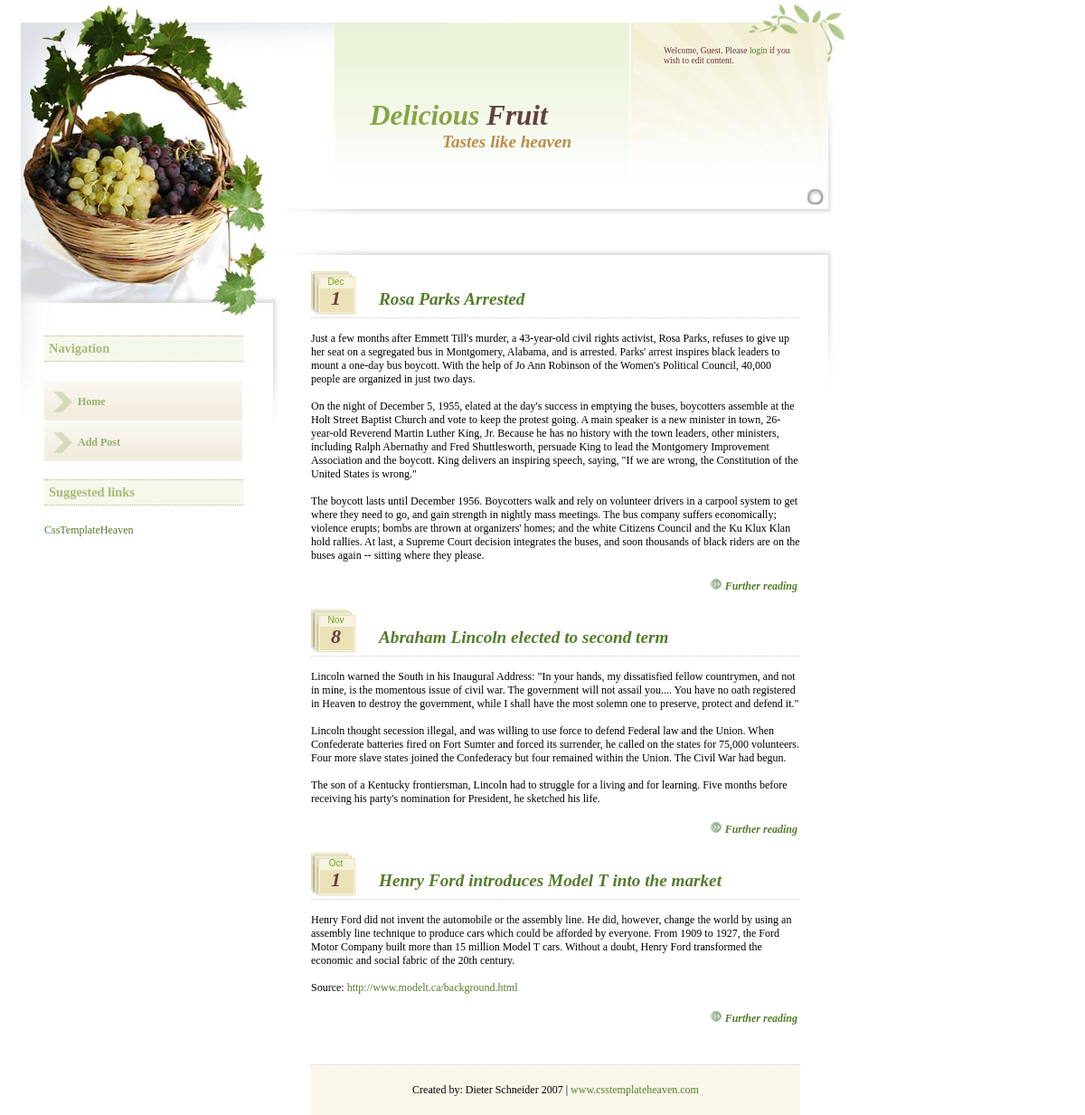
Screenshot of /oldindex.php with the database file from the repository.
### tables this page shows
CREATE TABLE IF NOT EXISTS `posts` (
  `id` int(11) NOT NULL AUTO_INCREMENT,
  `dateposted` timestamp NOT NULL DEFAULT CURRENT_TIMESTAMP,
  `name` varchar(500) NOT NULL,
  `content` text NOT NULL,
  PRIMARY KEY (`id`)
);

### oldindex.php (the view, shortened to what this page needs)
<!DOCTYPE html PUBLIC "-//W3C//DTD XHTML 1.0 Strict//EN" "http://www.w3.org/TR/xhtml1/DTD/xhtml1-strict.dtd">
<html xmlns="http://www.w3.org/1999/xhtml">
<head>
<link rel="stylesheet" type="text/css" href="assets/styles/style.css" />
</head>
<body>
<div id="container">
<div id="header">
<div id="header_left">
<h1>Delicious <span class="red">Fruit</span></h1>
<h2>Tastes like heaven</h2>
</div>
<div id="header_right">
<p class="welcome">Welcome, Guest. Please <a href="#">login</a> if you wish to edit content.</p>
</div>
</div>
<div id="left">
<h4><span class="menu_first_letter">Navigation</span></h4>
<div id="navcontainer">
<ul id="navlist">
<li id="active"><a href="#" id="current">Home</a></li>
<li class="green"><a href="#">Add Post</a></li>
</ul>
</div>
<h4>Suggested links </h4>
<a href="http://www.csstemplateheaven.com">CssTemplateHeaven</a></div>
<div id="right">
<?php
$link = mysql_connect('localhost', 'root', null);
$query = "select * from posts order by dateposted desc";
$result = mysql_query($query, $link) or die(mysql_error());
while ($row = mysql_fetch_assoc($result))
{
    $date = getdate(strtotime($row['dateposted']));
    $month = substr($date['month'], 0, 3);
    $day = $date['mday'];
    $content = $row['content'];
    $title = $row['name'];
    $id = $row['id'];
?>
<div class="date_box">
<div class="date_box_month"><?php echo $month; ?></div>
<div class="date_box_day"><?php echo $day; ?></div>
</div>
<h3><a href="/viewpost?id=<?php echo $id; ?>"><?php echo $title; ?></a></h3>
    <div class="postcontent"><?php echo $content; ?></div>
  <p class="read_more"><a href="/viewpost?id=<?php echo $id; ?>"><img src="assets/images/arrow.png" alt="read more" width="16" height="12" />Further reading</a> </p>
<?php } ?>
</div>
<div id="footer">Created by: Dieter Schneider 2007 | <a href="http://www.csstemplateheaven.com">www.csstemplateheaven.com</a> </div>
</div>
</body>
</html>

### assets/styles/style.css (style rules this page uses)
* { margin: 0; padding: 0; }
body { font-family: Georgia, "Times New Roman", Times, serif; font-size: 62.5%; }
#container { background-image: url(../images/container_bg.jpg); background-repeat: no-repeat; height: 465px; width: 931px; font-size: 1.2em; margin: 4px; border-top: 1px solid white; }
#header { height: 205px; padding-top: 20px; margin-left: 365px; }
#header_left { float: left; width: 326px; height: 206px; }
#header_right { height: 206px; margin-left: 330px; margin-right: 20px; }
#left { float:left; width: 225px; margin-left: 45px; margin-top: 120px; }
#right { margin-left: 340px; margin-top: 70px; margin-right: 50px; }
#footer { clear: both; margin-left: 340px; margin-right: 50px; margin-top: 40px; padding: 20px; text-align: center; border-top: 1px dotted #CCCCCC; background-color: #F9F7EA; }
.date_box { background-color: #FFFFFF; background-image: url(../images/date.jpg); height: 51px; width: 52px; float: left; }
.date_box_month { padding-top: 6px; font-size: 10px; font-family: Arial, Helvetica, sans-serif; padding-left: 3px; text-align: center; color: #75a006; }
.date_box_day { font-size: 22px; font-weight: bold; padding-left: 3px; text-align: center; font-style: italic; color: #654040; }
p { margin-bottom: 15px; margin-top: 15px; }
h1 { color: #87a448; margin-top: 85px; margin-left: 40px; font-family: "Times New Roman", Times, serif; font-style: italic; font-size: 2.6em; }
.red { color: #614240; }
h2 { color: #bf8a44; margin-left: 120px; font-size: 1.6em; font-family: "Times New Roman", Times, serif; font-style: italic; }
h3 { height: 31px; background-color: #FFFFFF; padding-top: 20px; padding-left: 75px; font-size: 1.6em; font-family: "Times New Roman", Times, serif; font-style: italic; font-weight: bold; color: #84A54A; border-bottom: 1px dotted #CCCCCC; }
h4 { width: 210px; margin-top: 20px; margin-bottom: 20px; background-color: #F5F9EB; padding: 5px; border-top-width: 1px; border-bottom-width: 1px; border-top-style: dotted; border-bottom-style: dotted; border-top-color: #CEAC86; border-bottom-color: #CEAC86; font-size: 1.2em; color: #A6BB7A; }
.read_more { background-color: #FFFFFF; padding: 3px; text-align: right; font-weight: bold; font-style: italic; }
img { border: none; }
a:link { color: #557C2B; text-decoration: none; }
#navcontainer ul { list-style-type: none; font-weight: bold; color: #990000; }
#navcontainer a { display: block; padding-top: 17px; padding-left: 37px; width: 182px; background-color: #DCE3ED; border-bottom: 1px solid #eee; background-image: url(../images/menu.png); background-repeat: repeat-x; height: 27px; }
#navcontainer a:link, #navlist a:visited { color: #93B26E; text-decoration: none; }
p.welcome { font-size: 0.8em; text-align: left; margin-right: 30px; margin-left: 35px; margin-bottom: 0px; margin-top: 25px; color: #6B383D; }

### rows the page displays
posts: dateposted "Dec", dateposted "1", name "Rosa Parks Arrested", content "Just a few months after Emmett Till's murder, a 43-year-old civil rights activist, Rosa Parks, refuses to give up her seat on a segregated bus in Montgomery, Alabama, and is arrested. Parks' arrest inspires black leaders to mount a one-day bus boycott. With the help of Jo Ann Robinson of the Women's Political Council, 40,000 people are organized in just two days. On the night of December 5, 1955, elated at the day's success in emptying the buses, boycotters assemble at the Holt Street Baptist Church and vote to keep the protest going. A main speaker is a new minister in town, 26-year-old Reverend Martin Luther King, Jr. Because he has no history with the town leaders, other ministers,…"
posts: dateposted "Nov", dateposted "8", name "Abraham Lincoln elected to second term", content "Lincoln warned the South in his Inaugural Address: \"In your hands, my dissatisfied fellow countrymen, and not in mine, is the momentous issue of civil war. The government will not assail you.... You have no oath registered in Heaven to destroy the government, while I shall have the most solemn one to preserve, protect and defend it.\" Lincoln thought secession illegal, and was willing to use force to defend Federal law and the Union. When Confederate batteries fired on Fort Sumter and forced its surrender, he called on the states for 75,000 volunteers. Four more slave states joined the Confederacy but four remained within the Union. The Civil War had begun. The son of a Kentucky…"
posts: dateposted "Oct", dateposted "1", name "Henry Ford introduces Model T into the market", content "Henry Ford did not invent the automobile or the assembly line. He did, however, change the world by using an assembly line technique to produce cars which could be afforded by everyone. From 1909 to 1927, the Ford Motor Company built more than 15 million Model T cars. Without a doubt, Henry Ford transformed the economic and social fabric of the 20th century. Source: http://www.modelt.ca/background.html"
